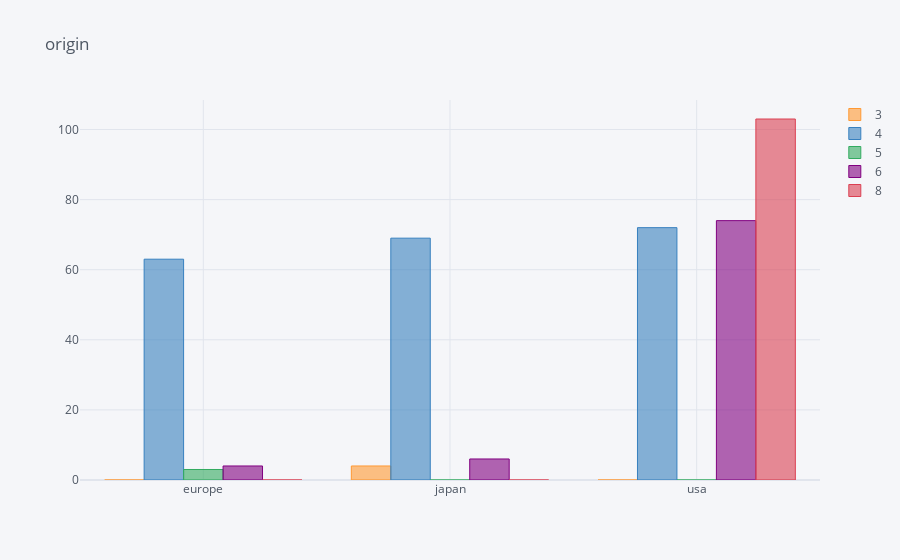

The code cell stored with this chart in its notebook:
### Code cell
origin_cylinders.T.iplot(kind="bar", title="origin")

### Figure 1 — Plotly figure (JSON) as saved in the notebook; plotly's stock layout.template omitted (floating-point values rounded to 4 significant figures)
{"data": [{"marker": {"color": "rgba(255, 153, 51, 0.6)", "line": {"color": "rgba(255, 153, 51, 1.0)", "width": 1}}, "name": "3", "orientation": "v", "text": "", "type": "bar", "x": ["europe", "japan", "usa"], "y": [0, 4, 0]}, {"marker": {"color": "rgba(55, 128, 191, 0.6)", "line": {"color": "rgba(55, 128, 191, 1.0)", "width": 1}}, "name": "4", "orientation": "v", "text": "", "type": "bar", "x": ["europe", "japan", "usa"], "y": [63, 69, 72]}, {"marker": {"color": "rgba(50, 171, 96, 0.6)", "line": {"color": "rgba(50, 171, 96, 1.0)", "width": 1}}, "name": "5", "orientation": "v", "text": "", "type": "bar", "x": ["europe", "japan", "usa"], "y": [3, 0, 0]}, {"marker": {"color": "rgba(128, 0, 128, 0.6)", "line": {"color": "rgba(128, 0, 128, 1.0)", "width": 1}}, "name": "6", "orientation": "v", "text": "", "type": "bar", "x": ["europe", "japan", "usa"], "y": [4, 6, 74]}, {"marker": {"color": "rgba(219, 64, 82, 0.6)", "line": {"color": "rgba(219, 64, 82, 1.0)", "width": 1}}, "name": "8", "orientation": "v", "text": "", "type": "bar", "x": ["europe", "japan", "usa"], "y": [0, 0, 103]}], "layout": {"legend": {"bgcolor": "#F5F6F9", "font": {"color": "#4D5663"}}, "paper_bgcolor": "#F5F6F9", "plot_bgcolor": "#F5F6F9", "title": {"font": {"color": "#4D5663"}, "text": "origin"}, "xaxis": {"gridcolor": "#E1E5ED", "showgrid": true, "tickfont": {"color": "#4D5663"}, "title": {"font": {"color": "#4D5663"}, "text": ""}, "zerolinecolor": "#E1E5ED"}, "yaxis": {"gridcolor": "#E1E5ED", "showgrid": true, "tickfont": {"color": "#4D5663"}, "title": {"font": {"color": "#4D5663"}, "text": ""}, "zerolinecolor": "#E1E5ED"}}}
